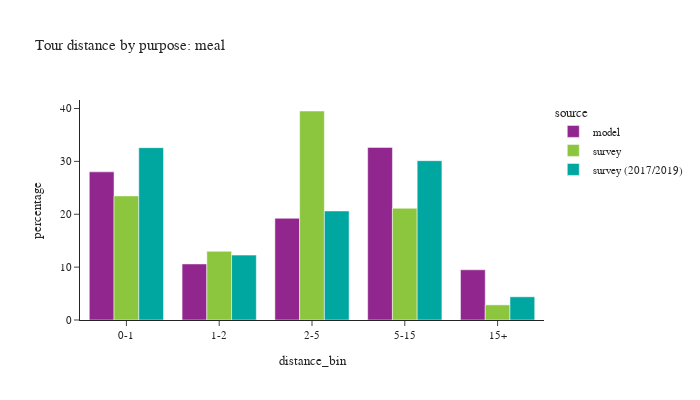

The code cell stored with this chart in its notebook:
### Code cell
plot_bins(tour, tour['pdpurp'] == 6, 'meal')

### Figure 1 — Plotly figure (JSON) as saved in the notebook; plotly's stock layout.template omitted (floating-point values rounded to 4 significant figures)
{"data": [{"alignmentgroup": "True", "customdata": [[132017], [49957], [90633], [153808], [44742]], "hovertemplate": "source=model<br>distance_bin=%{x}<br>percentage=%{y}<br>sample count=%{customdata[0]}<extra></extra>", "legendgroup": "model", "marker": {"color": "#91268F", "pattern": {"shape": ""}}, "name": "model", "offsetgroup": "model", "orientation": "v", "showlegend": true, "textposition": "auto", "type": "bar", "x": ["0-1", "1-2", "2-5", "5-15", "15+"], "xaxis": "x", "y": [28.02, 10.6, 19.24, 32.64, 9.496], "yaxis": "y"}, {"alignmentgroup": "True", "customdata": [[337], [132], [225], [136], [45]], "hovertemplate": "source=survey<br>distance_bin=%{x}<br>percentage=%{y}<br>sample count=%{customdata[0]}<extra></extra>", "legendgroup": "survey", "marker": {"color": "#8CC63E", "pattern": {"shape": ""}}, "name": "survey", "offsetgroup": "survey", "orientation": "v", "showlegend": true, "textposition": "auto", "type": "bar", "x": ["0-1", "1-2", "2-5", "5-15", "15+"], "xaxis": "x", "y": [23.47, 13.0, 39.53, 21.14, 2.866], "yaxis": "y"}, {"alignmentgroup": "True", "customdata": [[1018], [310], [404], [257], [64]], "hovertemplate": "source=survey (2017/2019)<br>distance_bin=%{x}<br>percentage=%{y}<br>sample count=%{customdata[0]}<extra></extra>", "legendgroup": "survey (2017/2019)", "marker": {"color": "#00A7A0", "pattern": {"shape": ""}}, "name": "survey (2017/2019)", "offsetgroup": "survey (2017/2019)", "orientation": "v", "showlegend": true, "textposition": "auto", "type": "bar", "x": ["0-1", "1-2", "2-5", "5-15", "15+"], "xaxis": "x", "y": [32.59, 12.27, 20.62, 30.13, 4.387], "yaxis": "y"}], "layout": {"barmode": "group", "font": {"size": 11}, "height": 400, "legend": {"title": {"text": "source"}, "tracegroupgap": 0}, "title": {"text": "Tour distance by purpose: meal"}, "width": 700, "xaxis": {"anchor": "y", "domain": [0.0, 1.0], "title": {"text": "distance_bin"}}, "yaxis": {"anchor": "x", "domain": [0.0, 1.0], "title": {"text": "percentage"}}}}
